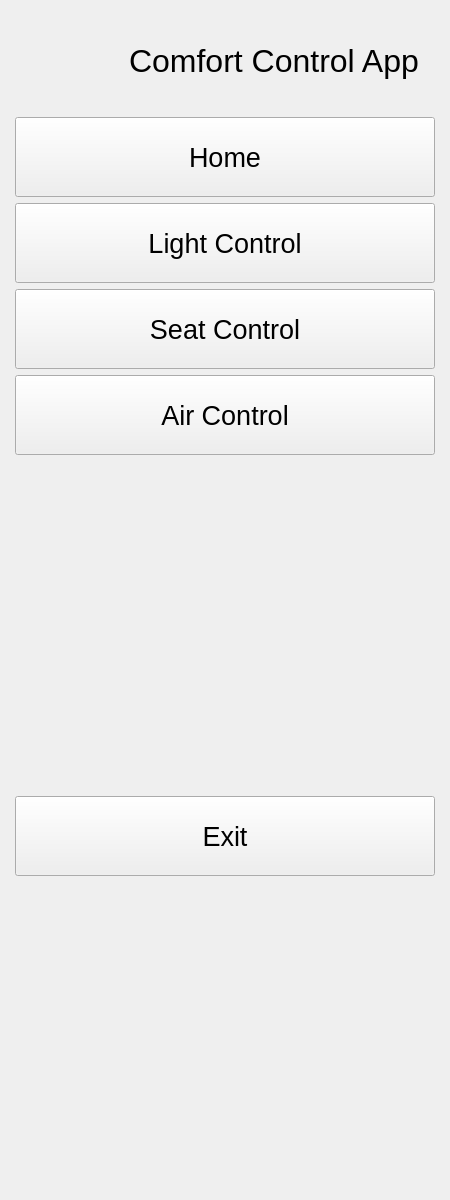
     <widget class="QWidget" name="menuBar" native="true">
      <property name="minimumSize">
       <size>
        <width>450</width>
        <height>1200</height>
       </size>
      </property>
      <property name="maximumSize">
       <size>
        <width>450</width>
        <height>1200</height>
       </size>
      </property>
      <layout class="QGridLayout" name="gridLayout">
       <item row="0" column="0">
        <layout class="QHBoxLayout" name="horizontalLayout">
         <item>
          <widget class="QLabel" name="menuIcon">
           <property name="minimumSize">
            <size>
             <width>70</width>
             <height>70</height>
            </size>
           </property>
           <property name="maximumSize">
            <size>
             <width>100</width>
             <height>100</height>
            </size>
           </property>
           <property name="text">
            <string/>
           </property>
           <property name="pixmap">
            <pixmap resource="resource.qrc">:/resource/resource/icon/autonomous-car.png</pixmap>
           </property>
           <property name="scaledContents">
            <bool>true</bool>
           </property>
          </widget>
         </item>
         <item>
          <widget class="QLabel" name="appName">
           <property name="minimumSize">
            <size>
             <width>300</width>
             <height>100</height>
            </size>
           </property>
           <property name="maximumSize">
            <size>
             <width>300</width>
             <height>100</height>
            </size>
           </property>
           <property name="font">
            <font>
             <pointsize>24</pointsize>
            </font>
           </property>
           <property name="text">
            <string>Comfort Control App</string>
           </property>
          </widget>
         </item>
        </layout>
       </item>
       <item row="1" column="0">
        <layout class="QVBoxLayout" name="verticalLayout">
         <item>
          <widget class="QPushButton" name="homeBtn_2">
           <property name="minimumSize">
            <size>
             <width>420</width>
             <height>80</height>
            </size>
           </property>
           <property name="maximumSize">
            <size>
             <width>400</width>
             <height>80</height>
            </size>
           </property>
           <property name="font">
            <font>
             <pointsize>20</pointsize>
            </font>
           </property>
           <property name="text">
            <string>Home</string>
           </property>
           <property name="icon">
            <iconset resource="resource.qrc">
             <normaloff>:/resource/resource/icon/home.png</normaloff>:/resource/resource/icon/home.png</iconset>
           </property>
           <property name="iconSize">
            <size>
             <width>60</width>
             <height>60</height>
            </size>
           </property>
           <property name="checkable">
            <bool>true</bool>
           </property>
           <property name="autoExclusive">
            <bool>true</bool>
           </property>
          </widget>
         </item>
         <item>
          <widget class="QPushButton" name="lightBtn_2">
           <property name="minimumSize">
            <size>
             <width>420</width>
             <height>80</height>
            </size>
           </property>
           <property name="maximumSize">
            <size>
             <width>400</width>
             <height>80</height>
            </size>
           </property>
           <property name="font">
            <font>
             <pointsize>20</pointsize>
            </font>
           </property>
           <property name="text">
            <string>Light Control</string>
           </property>
           <property name="icon">
            <iconset resource="resource.qrc">
             <normaloff>:/resource/resource/icon/light.png</normaloff>:/resource/resource/icon/light.png</iconset>
           </property>
           <property name="iconSize">
            <size>
             <width>60</width>
             <height>60</height>
            </size>
           </property>
           <property name="checkable">
            <bool>true</bool>
           </property>
           <property name="autoExclusive">
            <bool>true</bool>
           </property>
          </widget>
         </item>
         <item>
          <widget class="QPushButton" name="seatBtn_2">
           <property name="minimumSize">
            <size>
             <width>420</width>
             <height>80</height>
            </size>
           </property>
           <property name="maximumSize">
            <size>
             <width>420</width>
             <height>80</height>
            </size>
           </property>
           <property name="font">
            <font>
             <pointsize>20</pointsize>
            </font>
           </property>
           <property name="text">
            <string>Seat Control</string>
           </property>
           <property name="icon">
            <iconset resource="resource.qrc">
             <normaloff>:/resource/resource/icon/car-seat.png</normaloff>:/resource/resource/icon/car-seat.png</iconset>
           </property>
           <property name="iconSize">
            <size>
             <width>60</width>
             <height>60</height>
            </size>
           </property>
           <property name="checkable">
            <bool>true</bool>
           </property>
           <property name="autoExclusive">
            <bool>true</bool>
           </property>
          </widget>
         </item>
         <item>
          <widget class="QPushButton" name="airBtn_2">
           <property name="minimumSize">
            <size>
             <width>420</width>
             <height>80</height>
            </size>
           </property>
           <property name="maximumSize">
            <size>
             <width>420</width>
             <height>80</height>
            </size>
           </property>
           <property name="font">
            <font>
             <pointsize>20</pointsize>
            </font>
           </property>
           <property name="text">
            <string>Air Control</string>
           </property>
           <property name="icon">
            <iconset resource="resource.qrc">
             <normaloff>:/resource/resource/icon/fan.png</normaloff>:/resource/resource/icon/fan.png</iconset>
           </property>
           <property name="iconSize">
            <size>
             <width>60</width>
             <height>60</height>
            </size>
           </property>
           <property name="checkable">
            <bool>true</bool>
           </property>
           <property name="autoExclusive">
            <bool>true</bool>
           </property>
          </widget>
         </item>
        </layout>
       </item>
       <item row="2" column="0">
        <spacer name="verticalSpacer_4">
         <property name="orientation">
          <enum>Qt::Vertical</enum>
         </property>
         <property name="sizeHint" stdset="0">
          <size>
           <width>20</width>
           <height>335</height>
          </size>
         </property>
        </spacer>
       </item>
       <item row="3" column="0">
        <widget class="QPushButton" name="pushButton_10">
         <property name="minimumSize">
          <size>
           <width>420</width>
           <height>80</height>
          </size>
         </property>
         <property name="maximumSize">
          <size>
           <width>420</width>
           <height>80</height>
          </size>
         </property>
         <property name="font">
          <font>
           <pointsize>20</pointsize>
          </font>
         </property>
         <property name="text">
          <string>Exit</string>
         </property>
         <property name="icon">
          <iconset resource="resource.qrc">
           <normaloff>:/resource/resource/icon/exit.png</normaloff>:/resource/resource/icon/exit.png</iconset>
         </property>
         <property name="iconSize">
          <size>
           <width>60</width>
           <height>60</height>
          </size>
         </property>
         <property name="checkable">
          <bool>true</bool>
         </property>
         <property name="autoExclusive">
          <bool>true</bool>
         </property>
        </widget>
       </item>
       <item row="4" column="0">
        <spacer name="verticalSpacer_2">
         <property name="orientation">
          <enum>Qt::Vertical</enum>
         </property>
         <property name="sizeHint" stdset="0">
          <size>
           <width>20</width>
           <height>295</height>
          </size>
         </property>
        </spacer>
       </item>
      </layout>
     </widget>
